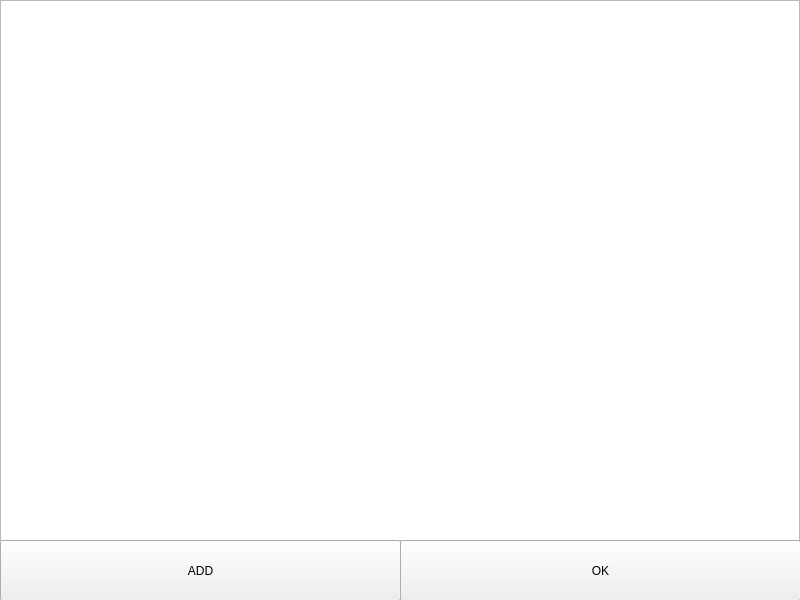
<?xml version="1.0" encoding="UTF-8"?>
<ui version="4.0">
 <class>ESpeakEdit</class>
 <widget class="QWidget" name="ESpeakEdit">
  <property name="geometry">
   <rect>
    <x>0</x>
    <y>0</y>
    <width>800</width>
    <height>600</height>
   </rect>
  </property>
  <property name="windowTitle">
   <string>Form</string>
  </property>
  <widget class="QTableWidget" name="tableWidget">
   <property name="geometry">
    <rect>
     <x>0</x>
     <y>0</y>
     <width>800</width>
     <height>541</height>
    </rect>
   </property>
   <property name="alternatingRowColors">
    <bool>true</bool>
   </property>
   <attribute name="horizontalHeaderCascadingSectionResizes">
    <bool>false</bool>
   </attribute>
   <attribute name="horizontalHeaderDefaultSectionSize">
    <number>102</number>
   </attribute>
   <attribute name="horizontalHeaderMinimumSectionSize">
    <number>56</number>
   </attribute>
   <attribute name="horizontalHeaderShowSortIndicator" stdset="0">
    <bool>false</bool>
   </attribute>
   <attribute name="horizontalHeaderStretchLastSection">
    <bool>false</bool>
   </attribute>
   <attribute name="verticalHeaderVisible">
    <bool>false</bool>
   </attribute>
  </widget>
  <widget class="QPushButton" name="ok_btn">
   <property name="geometry">
    <rect>
     <x>400</x>
     <y>540</y>
     <width>401</width>
     <height>61</height>
    </rect>
   </property>
   <property name="text">
    <string>OK</string>
   </property>
  </widget>
  <widget class="QPushButton" name="add_btn">
   <property name="geometry">
    <rect>
     <x>0</x>
     <y>540</y>
     <width>401</width>
     <height>61</height>
    </rect>
   </property>
   <property name="text">
    <string>ADD</string>
   </property>
  </widget>
 </widget>
 <resources/>
 <connections/>
</ui>
